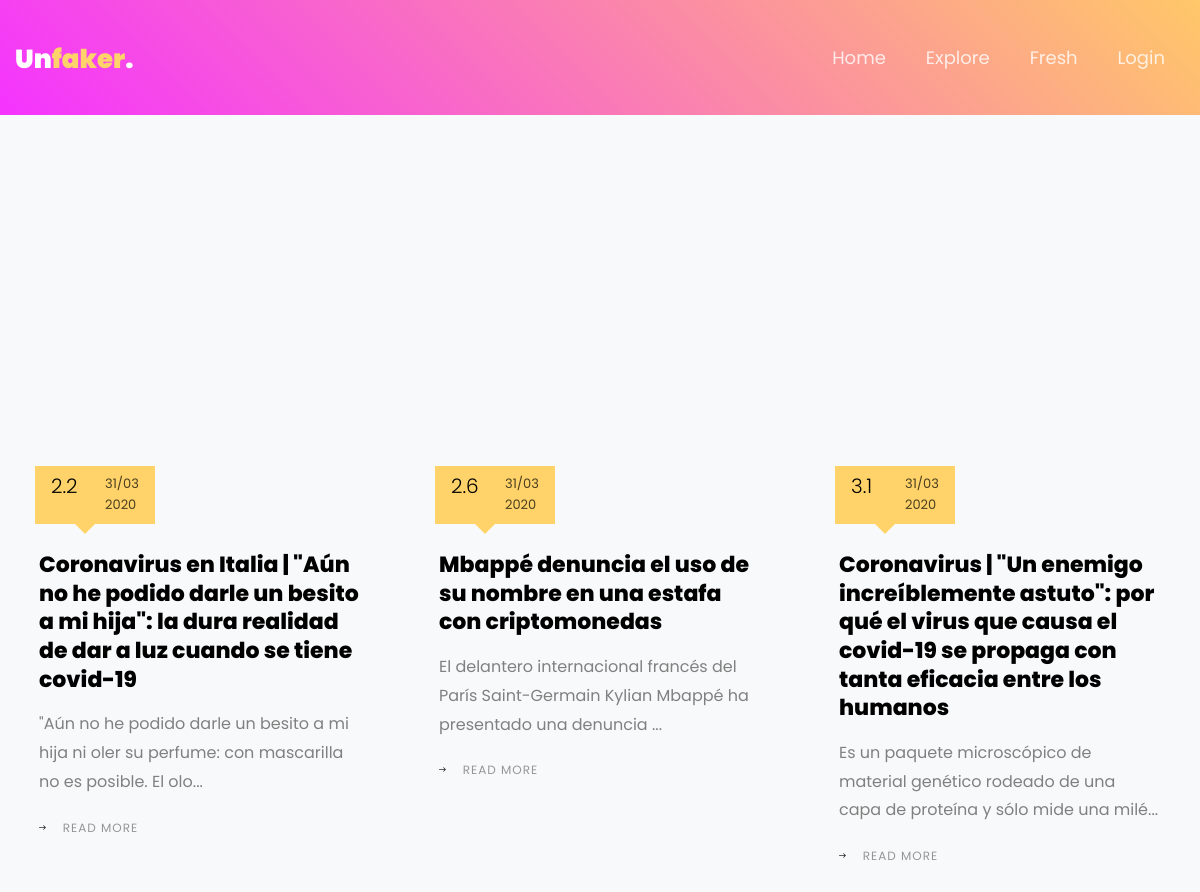
The app's page /fresh with its own data.
### main/models.py (models this page shows, shortened)
class Noticia(models.Model):
    titulo = models.TextField()
    descripcion = models.TextField()
    fuente = models.CharField(max_length=100)
    puntaje = models.FloatField(default=0)
    creador = models.ForeignKey('Usuario', on_delete=models.CASCADE, related_name='creador')
    fecha = models.DateTimeField(auto_now_add=True)
    paises = (('Argentina', 'Argentina'), ('Bolivia', 'Bolivia'), ('Brasil', 'Brasil'),
              ('Chile', 'Chile'), ('Colombia', 'Colombia'), ('Ecuador', 'Ecuador'),
              ('Paraguay', 'Paraguay'), ('Perú', 'Perú'), ('Uruguay', 'Uruguay'),
              ('Venezuela', 'Venezuela'), ('Internacional', 'Internacional'))
    pais = models.CharField(choices=paises, default='Internacional',max_length=20)
    imagen = models.CharField(max_length=100, default='default')
    categorias = models.ManyToManyField(Categoria)
    usuarios = models.ManyToManyField('Usuario', related_name='usuarios')
    n = models.FloatField(default=2)
    def getPuntaje(self):
        return "%.1f" % self.puntaje
    def getFecha(self):
        return self.fecha.strftime("%d/%m")
    def getYear(self):
        return self.fecha.strftime("%Y")

### main/views.py (the view)
# urls.py: path('fresh', fresh_view, name='fresh'),
def fresh_view(request):
    noticias = Noticia.objects.all()
    return render(request, "feed.html", {'noticias': noticias})

### templates/feed.html (shortened to what this page needs)
{% extends 'base.html' %}
{% block content %}
<section class="ftco-section bg-light"> {% csrf_token %}
      <div class="container">
        <div class="row d-flex">
          {% for noticia in noticias reversed %}
          <div class="col-md-4 d-flex ftco-animate">
          	<div class="blog-entry justify-content-end">
                <a href="{% url 'new' id=noticia.id%}" class="block-20 center-cropped" style="background-image: url({{ "../media/"|add:noticia.imagen }});">
              </a>
              <div class="text p-4 float-right d-block">
              	<div class="topper d-flex align-items-center">
              		<div class="one py-2 pl-3 pr-1 align-self-stretch">
              			<span class="day" style="font-size: 20px">{{noticia.getPuntaje}}</span>
              		</div>
              		<div class="two pl-0 pr-3 py-2 align-self-stretch">
              			<span class="yr">{{noticia.getFecha}}</span>
              			<span class="mos">{{noticia.getYear}}</span>
              		</div>
              	</div>
              	<h3 class="heading mb-3"><a href="{% url 'new' id=noticia.id%}">{{noticia.titulo}}</a></h3>
                <p>{{noticia.descripcion|slice:"0:100"|add:"..." }}</p>
                <p><a href="{% url 'new' id=noticia.id%}" class="btn-custom"><span class="ion-ios-arrow-round-forward mr-3"></span>Read more</a></p>
              </div>
            </div>
          </div>
          {% endfor %}
        </div>
      </div>
    </section>
{% endblock %}

### templates/base.html (style rules this page uses)
.center-cropped { width: 500px; height: 300px; background-position: center center; background-repeat: no-repeat; }

### records on screen
Noticia: getPuntaje "2.2", getFecha "31/03", getYear "2020", titulo "Coronavirus en Italia | \"Aún no he podido darle un besito a mi hija\": la dura realidad de dar a luz cuando se tiene covid-19", descripcion|add "\"Aún no he podido darle un besito a mi hija ni oler su perfume: con mascarilla no es posible. El olo..."
Noticia: getPuntaje "2.6", getFecha "31/03", getYear "2020", titulo "Mbappé denuncia el uso de su nombre en una estafa con criptomonedas", descripcion|add "El delantero internacional francés del París Saint-Germain Kylian Mbappé ha presentado una denuncia ..."
Noticia: getPuntaje "3.1", getFecha "31/03", getYear "2020", titulo "Coronavirus | \"Un enemigo increíblemente astuto\": por qué el virus que causa el covid-19 se propaga con tanta eficacia entre los humanos", descripcion|add "Es un paquete microscópico de material genético rodeado de una capa de proteína y sólo mide una milé..."
